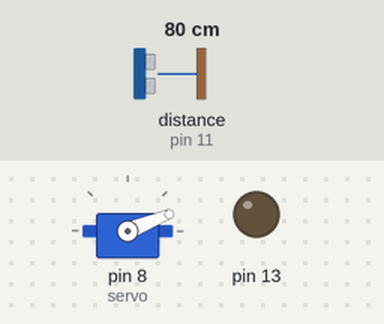
Simulated run of this sketch. Board: Arduino Uno, built with avr-gcc and run on an emulated ATmega328P. Shown: servo, output pins drawn as LEDs (lit = HIGH). Wiring (inferred from the names in the program): ultrasonic range finder: trigger pin 10; echo pin 11. Inputs (shaded band) come from the test bench; at power-on: distance to the obstacle (sensor on pin 11) 80 cm. The echo pulse lasts 58.3 µs per cm; pins used as bus, display or sensor lines are not drawn; what the sketch prints to the serial monitor is not drawn.

Above: at 1.23 s.
1.3 s: distance to the obstacle (sensor on pin 11) set to 56 cm
4.3 s: distance to the obstacle (sensor on pin 11) set to 48 cm
At 4.47 s:
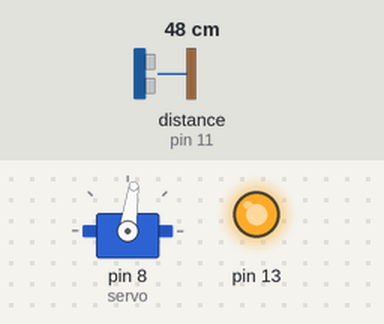
7.3 s: distance to the obstacle (sensor on pin 11) set to 60 cm
At 7.48 s:
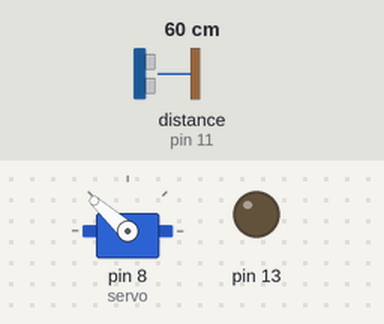
10.3 s: distance to the obstacle (sensor on pin 11) set to 18 cm
At 10.46 s:
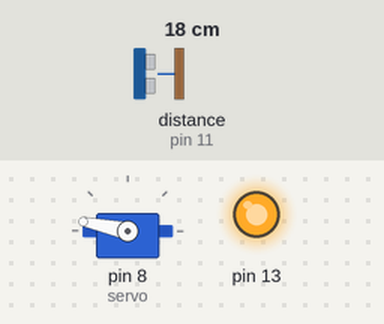
13.3 s: distance to the obstacle (sensor on pin 11) set to 120 cm
At 13.5 s:
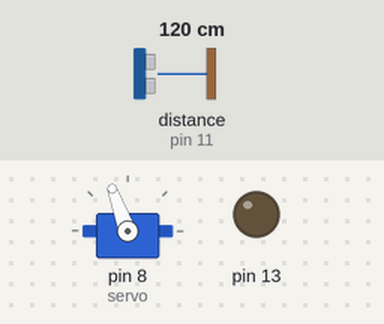
16.3 s: distance to the obstacle (sensor on pin 11) set to 2 cm
At 16.48 s:
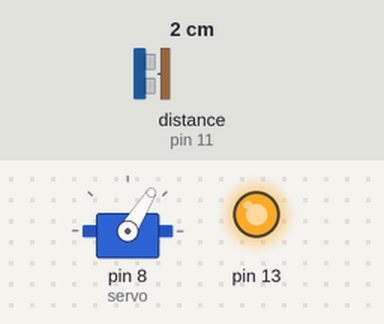
Timing chart, 0 to 30.1 s (numbered marks = the images above; inputs shaded):
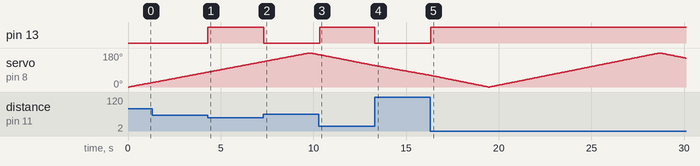

The sketch:

20._Radar2.ino
```cpp
#include <Servo.h>
const int trigPin = 10;
const int echoPin = 11;
long duration;
int distance;
Servo servo;
int angle=0;
void setup()
{
  pinMode(trigPin, OUTPUT);
  pinMode(echoPin, INPUT);
  Serial.begin(9600);
  servo.attach(8);
  servo.write(angle);
  pinMode(13,OUTPUT);
}
void loop()
{
  for(angle = 0; angle <= 180; angle++)
  {
    servo.write(angle);
    delay(50);
    distance = calculateDistance();
    Serial.print(angle);
    Serial.print(",");
    Serial.print(distance);
    Serial.print(".");
  }
  for(angle = 180; angle >= 0; angle--)
  {
    servo.write(angle);
    delay(50);
    distance = calculateDistance();
    Serial.print(angle);
    Serial.print(",");
    Serial.print(distance);
    Serial.print(".");
  }
}
int calculateDistance()
{
  digitalWrite(trigPin, LOW);
  delayMicroseconds(2);
  digitalWrite(trigPin, HIGH);
  delayMicroseconds(10);
  digitalWrite(trigPin, LOW);
  duration = pulseIn(echoPin, HIGH);
  distance= duration*0.034/2;
  if(distance<50)
  {
    digitalWrite(13,HIGH);
  }
  else
  {
    digitalWrite(13,LOW);
  }
  return distance;
}
```

Measured:
- the behaviour switches between 51 and 50 cm on distance to the obstacle (sensor on pin 11) (found by bisection; images 0 and 1)
- after the input at 4.3 s, pin 13: LOW → HIGH at once
- after the input at 7.3 s, pin 13: HIGH → LOW at once
- after the input at 10.3 s, pin 13: LOW → HIGH after 0.05 s
- after the input at 13.3 s, pin 13: HIGH → LOW at once
- after the input at 16.3 s, pin 13: LOW → HIGH at once
